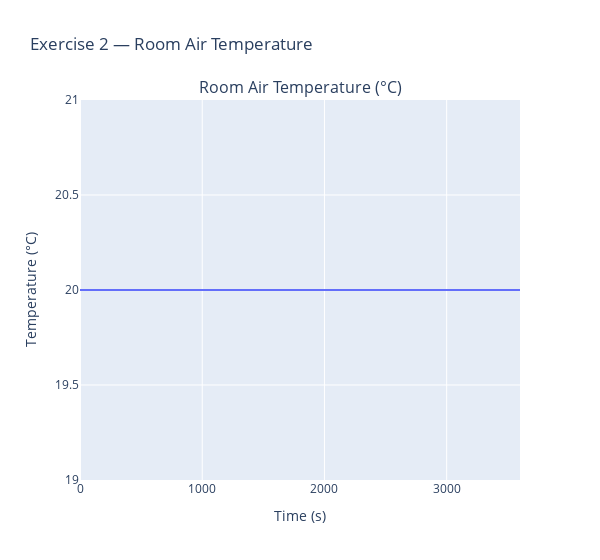
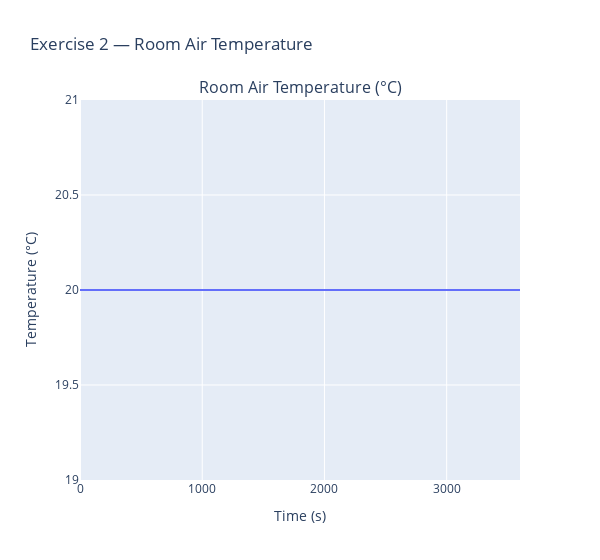

Notebook code cell kept with these figures, in order:
### Markdown cell above
<img src="../../database/images/Conduction2.png"
     align="right"
     width="550"
     style="margin-right: 20px; margin-bottom: 10px;" />

<ins>Boundary conditions:<ins>

- Exterior temperature of : 5°C (278.15 K)
- wall_resistor R value : 3 K/W
- wall_conductor U value : 0.2 W/K

<ins>Unknowns :<ins>
- Interior Heat flow : Q_flow

<ins>Expected result :<ins>
- Room air : temperature of 20°C

### Code cell
sim2 = FMUSimulation(databasePath / "Exercises_Conduction_SteStaWalResCon_02.fmu")

sim2.initialize()
sim2.initParameters({"InteriorHeatFlow.Q_flow": 8})
sim2.exitInitialization()

data2 = sim2.run(["RoomAir.port.T"])
sim2.terminate()

sim2Factory = SimulationPlotFactory()

sim2Factory.plot_subplots(
    time=data2["time"],
    data_type="temperature",
    data_dict={"Room Air Temperature (°C)": data2["RoomAir.port.T"]},
    title="Exercise 2 — Room Air Temperature",
)

### Figure 1 — Plotly figure (JSON) as saved in the notebook; plotly's stock layout.template omitted (floating-point values rounded to 4 significant figures; data arrays with more than 128 entries replaced by an {"elided": "..."} marker saying what was removed)
{"data": [{"mode": "lines", "name": "Room Air Temperature (°C)", "type": "scatter", "x": {"elided": "3601 float values"}, "xaxis": "x", "y": {"elided": "3601 float values"}, "yaxis": "y"}], "layout": {"annotations": [{"font": {"size": 16}, "showarrow": false, "text": "Room Air Temperature (°C)", "x": 0.5, "xanchor": "center", "xref": "paper", "y": 1, "yanchor": "bottom", "yref": "paper"}], "title": {"text": "Exercise 2 — Room Air Temperature"}, "width": 600, "xaxis": {"anchor": "y", "domain": [0, 1], "title": {"text": "Time (s)"}}, "yaxis": {"anchor": "x", "domain": [0, 1], "title": {"text": "Temperature (°C)"}}}}

### Figure 2 — Plotly figure (JSON) as saved in the notebook; plotly's stock layout.template omitted (floating-point values rounded to 4 significant figures; data arrays with more than 128 entries replaced by an {"elided": "..."} marker saying what was removed)
{"data": [{"mode": "lines", "name": "Room Air Temperature (°C)", "type": "scatter", "x": {"elided": "3601 float values"}, "xaxis": "x", "y": {"elided": "3601 float values"}, "yaxis": "y"}], "layout": {"annotations": [{"font": {"size": 16}, "showarrow": false, "text": "Room Air Temperature (°C)", "x": 0.5, "xanchor": "center", "xref": "paper", "y": 1, "yanchor": "bottom", "yref": "paper"}], "title": {"text": "Exercise 2 — Room Air Temperature"}, "width": 600, "xaxis": {"anchor": "y", "domain": [0, 1], "title": {"text": "Time (s)"}}, "yaxis": {"anchor": "x", "domain": [0, 1], "title": {"text": "Temperature (°C)"}}}}
